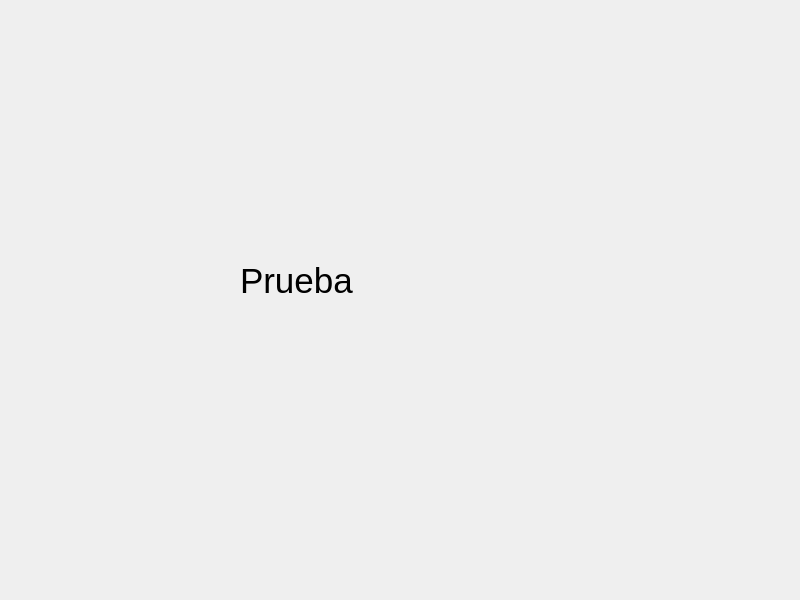
<?xml version="1.0" encoding="UTF-8"?>
<ui version="4.0">
 <class>MainWindow</class>
 <widget class="QMainWindow" name="MainWindow">
  <property name="geometry">
   <rect>
    <x>0</x>
    <y>0</y>
    <width>800</width>
    <height>600</height>
   </rect>
  </property>
  <property name="windowTitle">
   <string>MainWindow</string>
  </property>
  <widget class="QWidget" name="centralwidget">
   <widget class="QLabel" name="label">
    <property name="geometry">
     <rect>
      <x>240</x>
      <y>210</y>
      <width>271</width>
      <height>141</height>
     </rect>
    </property>
    <property name="font">
     <font>
      <pointsize>26</pointsize>
     </font>
    </property>
    <property name="text">
     <string>Prueba</string>
    </property>
   </widget>
  </widget>
 </widget>
 <resources/>
 <connections/>
</ui>
